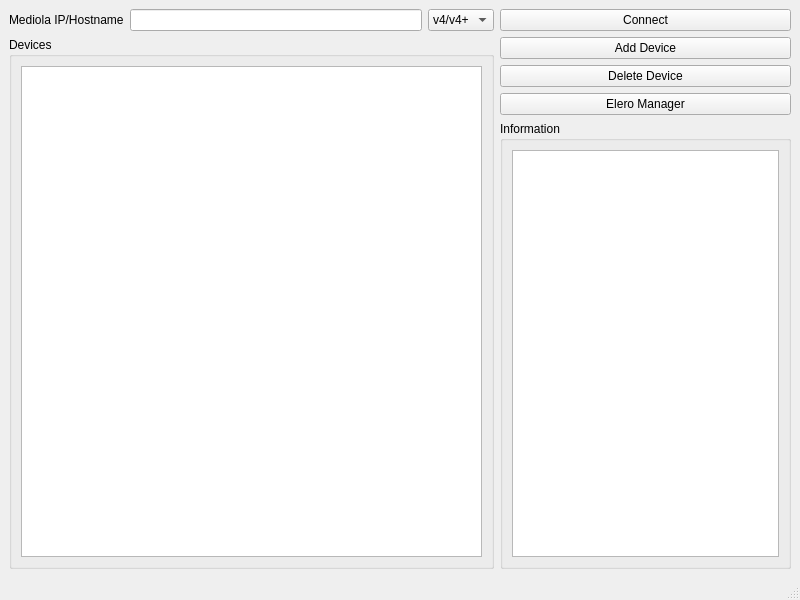
<?xml version="1.0" encoding="UTF-8"?>
<ui version="4.0">
 <class>MediolaManager</class>
 <widget class="QMainWindow" name="MediolaManager">
  <property name="geometry">
   <rect>
    <x>0</x>
    <y>0</y>
    <width>800</width>
    <height>600</height>
   </rect>
  </property>
  <property name="windowTitle">
   <string>MainWindow</string>
  </property>
  <widget class="QWidget" name="centralwidget">
   <layout class="QGridLayout" name="gridLayout">
    <item row="0" column="3">
     <widget class="QPushButton" name="btnConnect">
      <property name="text">
       <string>Connect</string>
      </property>
      <property name="checkable">
       <bool>true</bool>
      </property>
     </widget>
    </item>
    <item row="1" column="3">
     <layout class="QGridLayout" name="gridLayout_2">
      <item row="1" column="0">
       <widget class="QPushButton" name="btnDeleteDevice">
        <property name="text">
         <string>Delete Device</string>
        </property>
       </widget>
      </item>
      <item row="2" column="0">
       <widget class="QPushButton" name="btnEleroManager">
        <property name="text">
         <string>Elero Manager</string>
        </property>
       </widget>
      </item>
      <item row="0" column="0">
       <widget class="QPushButton" name="btnAddDevice">
        <property name="text">
         <string>Add Device</string>
        </property>
       </widget>
      </item>
      <item row="3" column="0">
       <widget class="QGroupBox" name="groupBox_2">
        <property name="title">
         <string>Information</string>
        </property>
        <layout class="QGridLayout" name="gridLayout_4">
         <item row="0" column="0">
          <widget class="QTextEdit" name="textInformation"/>
         </item>
        </layout>
       </widget>
      </item>
     </layout>
    </item>
    <item row="0" column="1">
     <widget class="QLineEdit" name="editHostname"/>
    </item>
    <item row="0" column="0">
     <widget class="QLabel" name="label">
      <property name="text">
       <string>Mediola IP/Hostname</string>
      </property>
     </widget>
    </item>
    <item row="0" column="2">
     <widget class="QComboBox" name="comboVersion">
      <item>
       <property name="text">
        <string>v4/v4+</string>
       </property>
      </item>
      <item>
       <property name="text">
        <string>v5/v5+</string>
       </property>
      </item>
     </widget>
    </item>
    <item row="1" column="0" colspan="3">
     <widget class="QGroupBox" name="groupBox">
      <property name="title">
       <string>Devices</string>
      </property>
      <layout class="QGridLayout" name="gridLayout_3">
       <item row="0" column="0">
        <widget class="QTableWidget" name="tblDevices"/>
       </item>
      </layout>
     </widget>
    </item>
   </layout>
  </widget>
  <widget class="QStatusBar" name="statusbar"/>
 </widget>
 <resources/>
 <connections/>
</ui>
